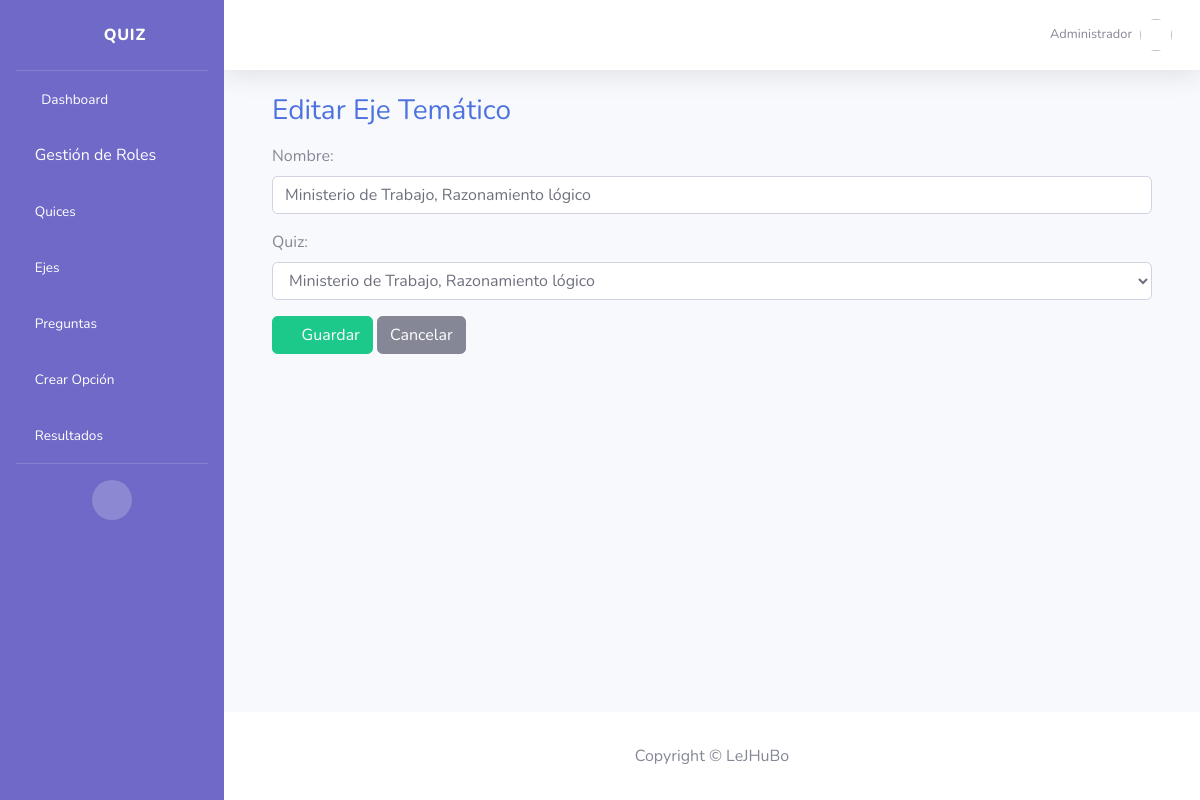
Screenshot of /ejes/1/editar/ (signed in) with the database file from the repository.
### core/models.py (models this page shows, shortened)
class PerfilUsuario(models.Model):
    ROLES = [
        ('admin', 'Administrador'),
        ('estudiante', 'Estudiante'),
    ]
    user = models.OneToOneField(User, on_delete=models.CASCADE)
    nombre = models.CharField(max_length=100)
    rol = models.CharField(max_length=20, choices=ROLES, default='estudiante')
    foto = models.ImageField(upload_to='usuarios/fotos/', null=True, blank=True)

class EjeTematico(models.Model):
    nombre = models.CharField(max_length=255)
    descripcion = models.TextField(blank=True)
    quiz = models.ForeignKey(Quiz, on_delete=models.CASCADE, related_name="ejes")

class Quiz(models.Model):
    nombre = models.CharField(max_length=255)
    descripcion = models.TextField(blank=True)
    def __str__(self):
        return self.nombre

### core/views/eje.py (the view)
# urls.py: path("ejes/<int:pk>/editar/", EjeUpdateView.as_view(), name="eje_update"),
class EjeUpdateView(StaffRequiredMixin, BreadcrumbsMixin, BaseUpdateView):
    model = EjeTematico
    form_class = EjeForm
    template_name = "eje/form.html"
    success_url = success_url_to("core:eje_list")

### core/forms/eje.py
class EjeForm(forms.ModelForm):
    class Meta:
        model = EjeTematico
        fields = ['nombre', 'quiz']
        widgets = {
            'nombre': forms.TextInput(attrs={'class': 'form-control'}),
            'quiz': forms.Select(attrs={'class': 'form-control'}),
        }

### core/views/mixins.py (called while the page is built)
    def dispatch(self, request, *args, **kwargs):
        if not request.user.is_staff:
            from django.http import HttpResponseForbidden
            return HttpResponseForbidden("No autorizado.")
        return super().dispatch(request, *args, **kwargs)

    def get_context_data(self, **kwargs):
        ctx = super().get_context_data(**kwargs)
        ctx["breadcrumbs"] = self.breadcrumbs
        return ctx

### core/templates/eje/form.html
{% extends "index.html" %} {% load static %} {% block content %}
<div class="container mt-4">
    <h3 class="text-primary">{% if object %}Editar{% else %}Crear{% endif %} Eje Temático</h3>
    <form method="post" class="mt-3">
        {% csrf_token %} {{ form.as_p }}
        <button type="submit" class="btn btn-success"><i class="fas fa-save"></i> Guardar</button>
        <a href="{% url 'core:eje_list' %}" class="btn btn-secondary">Cancelar</a>
    </form>
</div>
{% endblock %}

### core/templates/partials/topbar.html (shortened to what this page needs)
<nav class="navbar navbar-expand navbar-light bg-white topbar mb-4 shadow">
    <ul class="navbar-nav ml-auto">
        <li class="nav-item dropdown no-arrow">
            <a class="nav-link dropdown-toggle" href="#" id="userDropdown" data-toggle="dropdown">
                <div class="d-flex align-items-center">
                    <div class="text-right mr-2 d-none d-lg-inline">
                        <div class="text-muted small">
                            {{ request.user.perfilusuario.get_rol_display }}
                        </div>
                    </div>
                    <img class="img-profile rounded-circle" src="{% if request.user.perfilusuario.foto %}
                                {{ request.user.perfilusuario.foto.url }}
                              {% else %}
                              {% endif %}">
                </div>
            </a>
        </li>
    </ul>
</nav>

### core/templates/index.html (style rules this page uses)
body { background-color: #F7FAFC; }

### rows the page displays
EjeTematico: nombre "Ministerio de Trabajo, Razonamiento lógico", quiz "Ministerio de Trabajo, Razonamiento lógico"

### other values shown
{{ request.user.perfilusuario.get_rol_display }} "Administrador"
